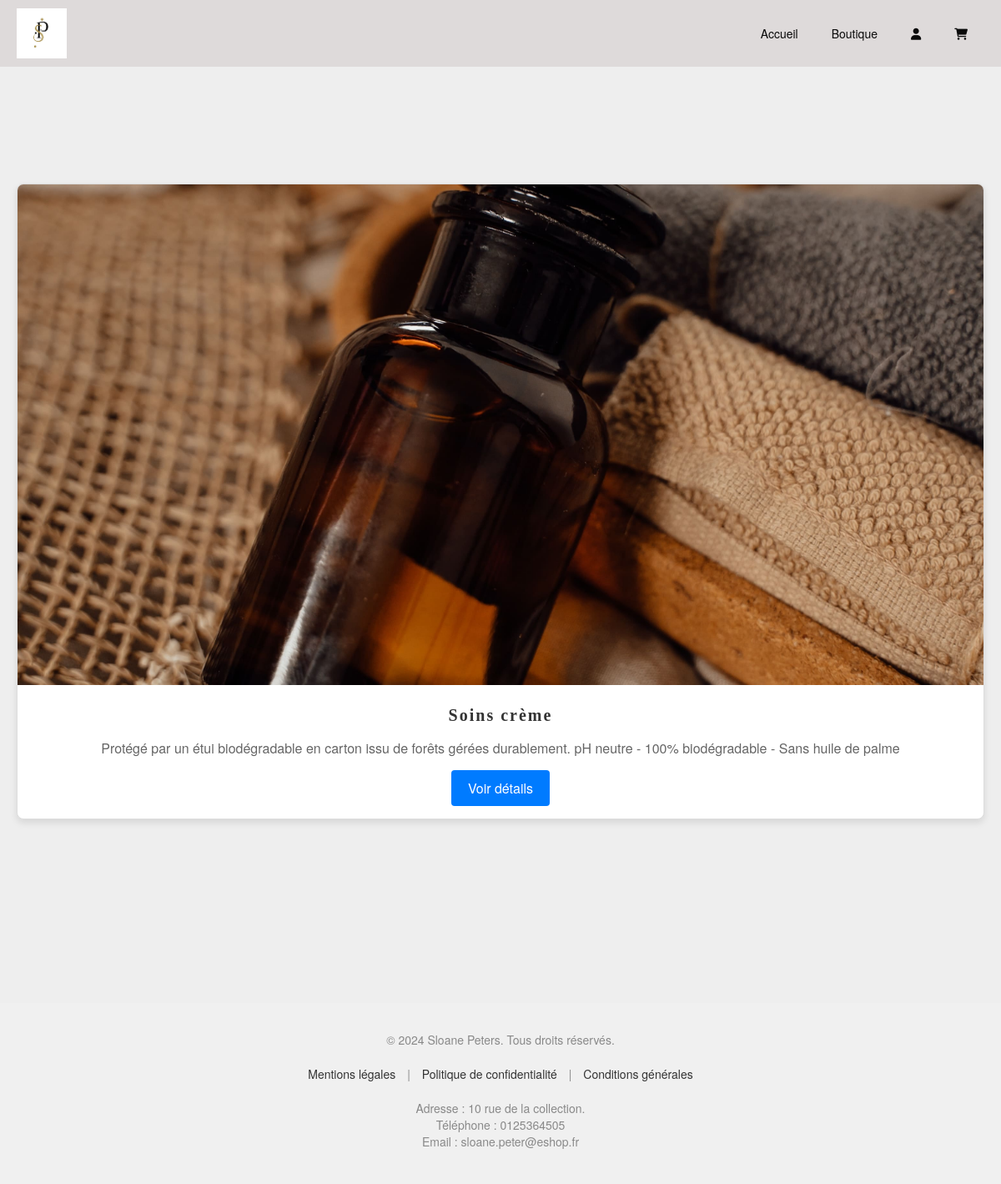
/products/products/?category=2, run on the app's committed database.
### shop/models.py (models this page shows, shortened)
class Product(models.Model):
    category = models.ForeignKey(Category, related_name='products', on_delete=models.CASCADE)
    name = models.CharField(max_length=255)
    price = models.DecimalField(decimal_places=2, max_digits=10)
    description = models.TextField()
    image = models.ImageField(upload_to='shop', null=True, blank=True)
    quantity = models.IntegerField(default=0)

### shop/views.py (the view)
def product_list(request: HttpRequest):
    category_id = request.GET.get('category')
    products = Product.objects.all()
    if category_id:
        try:
            category_id = int(category_id)  # Assurez-vous que category_id est un entier valide
            products = products.filter(category_id=category_id)
        except ValueError:
            pass
    return render(request, 'product_list.html', {'products': products})

### templates/product_list.html (shortened to what this page needs)
{% extends "base.html" %}
{% load static %}
{% block content %}
    <div class="product-container">
        <div class="product-grid">
            {% for product in products %}
                <div class="product-card">
                    <img src="{{ product.image.url }}" class="product-image" alt="{{ product.name }}">
                    <div class="product-info">
                        <h5 class="product-name">{{ product.name }}</h5>
                        <p class="product-description">{{ product.description }}</p>
                        <a href="{% url 'product_detail' product.id %}" class="product-button">Voir détails</a>
                    </div>
                </div>
            {% endfor %}
        </div>
    </div>
{% endblock %}

### static/css/style.css (style rules this page uses)
body { background: #eee; font-family: Helvetica Neue, Helvetica, Arial, sans-serif; font-size: 14px; color: #000; margin: 0; padding: 0; }
h1, h2, h3, h4, h5, h6 { clear: both; font-family: "Patua One", serif; letter-spacing: 2px; }
p { margin-bottom: 1.5em; color: #898989; }
.product-container { padding: 20px; margin: 200px auto; max-width: 1200px; }
.product-grid { display: grid; grid-template-columns: repeat(auto-fit, minmax(250px, 1fr)); gap: 20px; }
.product-card { display: flex; flex-direction: column; border: 1px solid #ddd; border-radius: 8px; overflow: hidden; box-shadow: 0 4px 8px rgba(0, 0, 0, 0.1); background-color: #fff; transition: box-shadow 0.3s ease; }
.product-image { width: 100%; height: 600px; object-fit: cover; }
.product-info { padding: 15px; text-align: center; }
.product-name { font-size: 1.25rem; margin: 10px 0; color: #333; }
.product-description { font-size: 0.875rem; color: #666; margin-bottom: 15px; }
.product-button { display: inline-block; padding: 10px 20px; font-size: 1rem; color: #fff; background-color: #007bff; border: none; border-radius: 4px; text-decoration: none; transition: background-color 0.3s ease; }
.product-info { text-align: center; }
.product-info p { font-size: 1rem; color: #666; }

### data on the page
Product: image (picture), name "Soins crème", description "Protégé par un étui biodégradable en carton issu de forêts gérées durablement. pH neutre - 100% biodégradable - Sans huile de palme"
